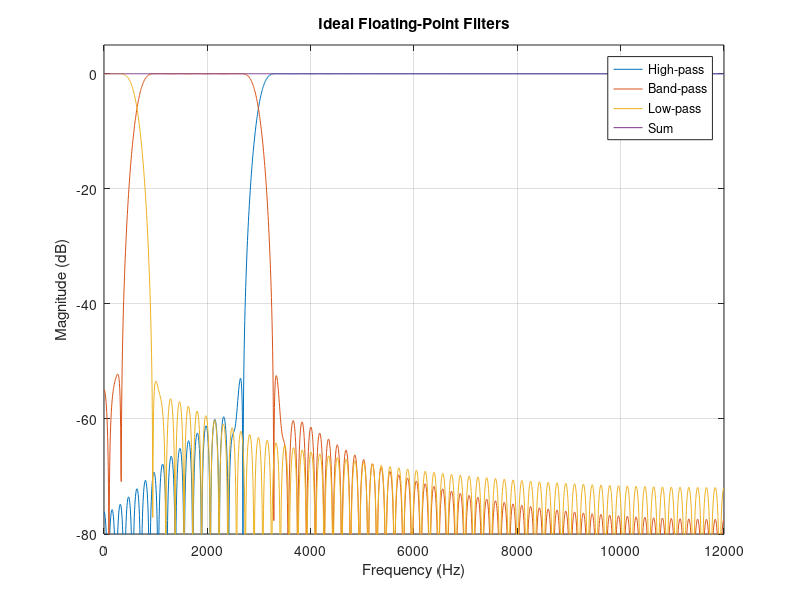
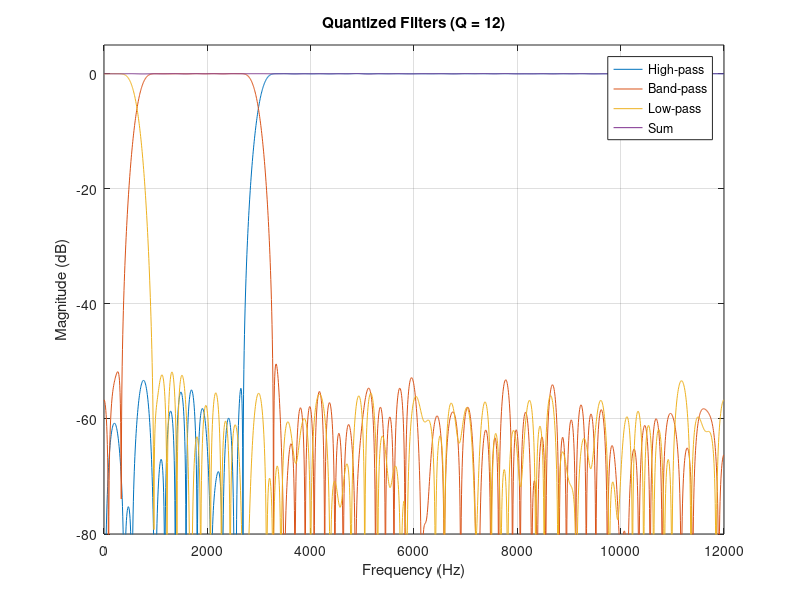

Source code (MATLAB) for these figures, in order: (Note: this script raises an error after producing the figures.)
clear; clc; close all;

% Define constants of the filters project
Fs = 24000;               % sample frequency 
N = 141;                  % number of filter taps (coefficients)
M = N-1;                  % filter order
fc1 = 650;                % LPF / BPF crossover frequency (Hz)
fc2 = 3000;               % BPF / HPF crossover frequency (Hz)
Q = 12;                   % number of scaling bits
Nfft = 2048;              % FFT length (number of frequency points)

% Design normalized (wFcx) cutoff frequencies
wFc1 = fc1 / (Fs / 2);
wFc2 = fc2 / (Fs / 2);

% Design low-pass and band-pass and high-pass FIR filters using noscale
lowPassCoefficients = fir1(M, wFc1, 'low', 'noscale');
bandPassCoefficients = fir1(M, [wFc1 wFc2], 'bandpass', 'noscale');
highPassCoefficients = fir1(M, wFc2, 'high', 'noscale');

sumCoefficients = lowPassCoefficients + bandPassCoefficients + highPassCoefficients;

% Graphic verification 
[H_sum, f] = freqz(sumCoefficients, 1, Nfft, Fs);
[H_low, ~] = freqz(lowPassCoefficients, 1, Nfft, Fs);
[H_band, ~] = freqz(bandPassCoefficients, 1, Nfft, Fs);
[H_high, ~] = freqz(highPassCoefficients, 1, Nfft, Fs);

figure;
plot(f, 20 * log10(abs(H_high) + eps));
hold on;
plot(f, 20 * log10(abs(H_band) + eps));
plot(f, 20 * log10(abs(H_low) + eps));
plot(f, 20 * log10(abs(H_sum) + eps));
title('Ideal Floating-Point Filters')
legend('High-pass', 'Band-pass', 'Low-pass', 'Sum');
xlabel('Frequency (Hz)'); ylabel('Magnitude (dB)');
ylim([-80 5]);
grid on;

% Quantize coefficients to signed Q-format integers
lowPassQuant = round(lowPassCoefficients * 2^Q);
bandPassQuant = round(bandPassCoefficients * 2^Q);
highPassQuant = round(highPassCoefficients * 2^Q);
sumQuant = lowPassQuant + bandPassQuant + highPassQuant;

% Graphic verification
[HqSum, fq] = freqz(sumQuant / 2^Q, 1, Nfft, Fs);
[HqLow, ~] = freqz(lowPassQuant / 2^Q, 1, Nfft, Fs);
[HqBand, ~] = freqz(bandPassQuant / 2^Q, 1, Nfft, Fs);
[HqHigh, ~] = freqz(highPassQuant / 2^Q, 1, Nfft, Fs);


figure;
plot(fq, 20 * log10(abs(HqHigh) + eps));
hold on;
plot(fq, 20 * log10(abs(HqBand) + eps));
plot(fq, 20 * log10(abs(HqLow) + eps));
plot(fq, 20 * log10(abs(HqSum) + eps));
legend('High-pass', 'Band-pass', 'Low-pass', 'Sum');
xlabel('Frequency (Hz)'); ylabel('Magnitude (dB)');
title(sprintf('Quantized Filters (Q = %d)',Q));
ylim([-80 5]); grid on;


% Command window output
fprintf('LPF: min = %d, max = %d\n', ...
    min(lowPassQuant), max(lowPassQuant));
fprintf('BPF: min = %d, max = %d\n', ...
    min(bandPassQuant), max(bandPassQuant));
fprintf('HPF: min = %d, max = %d\n', ...
    min(highPassQuant), max(highPassQuant));

% Export data to VHDL (package)
packageFile = fopen(fullfile('..','fpga','rtl','eq_coeffs_pkg.vhd'), 'w');
assert(packageFile ~=-1, 'Cannot open output VHDL file');
fprintf(packageFile, 'library ieee;\nuse ieee.std_logic_1164.all;\nuse ieee.numeric_std.all;\n\n');
fprintf(packageFile, 'package eq_coeffs_pkg is\n');
fprintf(packageFile, '  constant FILTER_TAPS : integer := %d;\n', N);
fprintf(packageFile, '  type coeffs_array is array (0 to FILTER_TAPS-1) of integer;\n');
fprintf(packageFile, '  constant EQ_SCALE_BITS : integer := %d;\n', Q);

write_vhdl_array(packageFile,'COEF_LPF',lowPassQuant);
write_vhdl_array(packageFile,'COEF_BPF',bandPassQuant);
write_vhdl_array(packageFile,'COEF_HPF',highPassQuant);

fprintf(packageFile, 'end package eq_coeffs_pkg;\n');
fclose(packageFile);
disp('VHDL coefficient package exported successfully.');

% Function write_vhdl_array
function write_vhdl_array(fileId, arrayName, coefficients)
fprintf(fileId, '  constant %s : coeffs_array := (\n', arrayName);
for index = 1:numel(coefficients)
    fprintf(fileId, '%6d', coefficients(index));
    if index < numel(coefficients)
        fprintf(fileId, ',');
        if mod(index,10) == 0 
            fprintf(fileId, '\n');
        end
    end

end
fprintf(fileId, '\n  ); \n\n' );
end
